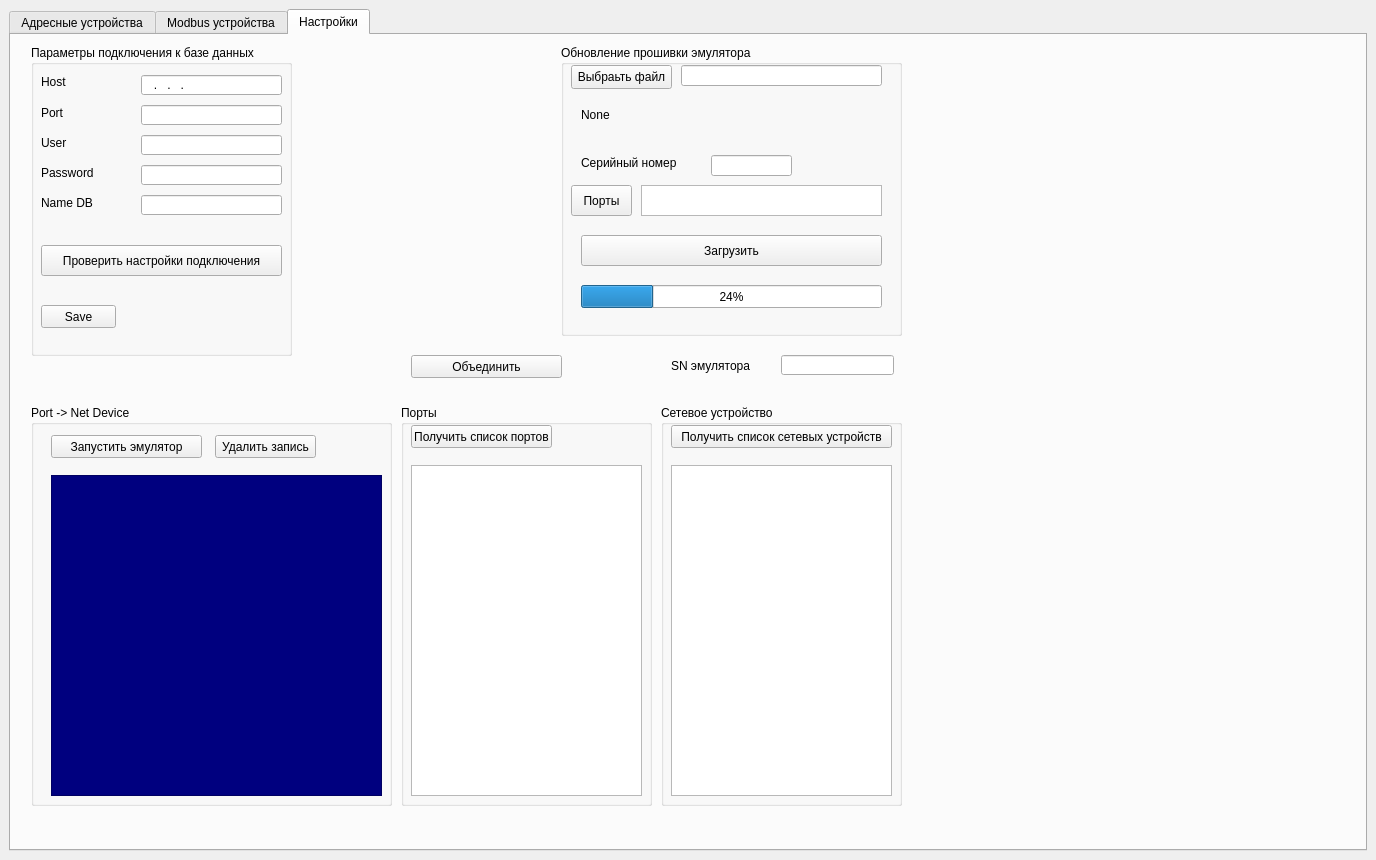
<?xml version="1.0" encoding="UTF-8"?>
<ui version="4.0">
 <class>MainWindow</class>
 <widget class="QMainWindow" name="MainWindow">
  <property name="geometry">
   <rect>
    <x>0</x>
    <y>0</y>
    <width>1376</width>
    <height>860</height>
   </rect>
  </property>
  <property name="windowTitle">
   <string>MainWindow</string>
  </property>
  <property name="styleSheet">
   <string notr="true"/>
  </property>
  <widget class="QWidget" name="centralwidget">
   <layout class="QVBoxLayout" name="verticalLayout_2">
    <item>
     <widget class="QTabWidget" name="tabWidget">
      <property name="enabled">
       <bool>true</bool>
      </property>
      <property name="sizePolicy">
       <sizepolicy hsizetype="Expanding" vsizetype="Expanding">
        <horstretch>0</horstretch>
        <verstretch>0</verstretch>
       </sizepolicy>
      </property>
      <property name="minimumSize">
       <size>
        <width>1271</width>
        <height>800</height>
       </size>
      </property>
      <property name="styleSheet">
       <string notr="true"/>
      </property>
      <property name="tabShape">
       <enum>QTabWidget::TabShape::Rounded</enum>
      </property>
      <property name="currentIndex">
       <number>2</number>
      </property>
      <widget class="QWidget" name="ash_device_tab">
       <attribute name="title">
        <string>Адресные устройства</string>
       </attribute>
       <layout class="QVBoxLayout" name="verticalLayout_3">
        <item>
         <layout class="QHBoxLayout" name="horizontalLayout">
          <property name="spacing">
           <number>6</number>
          </property>
          <property name="sizeConstraint">
           <enum>QLayout::SizeConstraint::SetDefaultConstraint</enum>
          </property>
          <item>
           <widget class="QGroupBox" name="ash_chenge_state_device_groupBox">
            <property name="sizePolicy">
             <sizepolicy hsizetype="Fixed" vsizetype="Fixed">
              <horstretch>0</horstretch>
              <verstretch>0</verstretch>
             </sizepolicy>
            </property>
            <property name="minimumSize">
             <size>
              <width>489</width>
              <height>131</height>
             </size>
            </property>
            <property name="title">
             <string>Cостояния устройства</string>
            </property>
            <widget class="QWidget" name="verticalLayoutWidget">
             <property name="geometry">
              <rect>
               <x>10</x>
               <y>20</y>
               <width>471</width>
               <height>101</height>
              </rect>
             </property>
             <layout class="QVBoxLayout" name="ash_v_layer_state_dev_layout">
              <property name="spacing">
               <number>0</number>
              </property>
              <item>
               <layout class="QHBoxLayout" name="ash_h_top_state_dev_layout">
                <property name="spacing">
                 <number>0</number>
                </property>
               </layout>
              </item>
              <item>
               <layout class="QHBoxLayout" name="ash_h_center_state_dev_layout">
                <property name="spacing">
                 <number>0</number>
                </property>
               </layout>
              </item>
              <item>
               <layout class="QHBoxLayout" name="ash_h_bottom_state_dev_layout">
                <property name="spacing">
                 <number>0</number>
                </property>
               </layout>
              </item>
             </layout>
            </widget>
           </widget>
          </item>
          <item>
           <widget class="QGroupBox" name="groupBox">
            <property name="sizePolicy">
             <sizepolicy hsizetype="Fixed" vsizetype="Fixed">
              <horstretch>0</horstretch>
              <verstretch>0</verstretch>
             </sizepolicy>
            </property>
            <property name="minimumSize">
             <size>
              <width>270</width>
              <height>131</height>
             </size>
            </property>
            <property name="title">
             <string>Инфо.</string>
            </property>
            <widget class="QLabel" name="ash_port_lbl">
             <property name="geometry">
              <rect>
               <x>0</x>
               <y>20</y>
               <width>50</width>
               <height>20</height>
              </rect>
             </property>
             <property name="sizePolicy">
              <sizepolicy hsizetype="Fixed" vsizetype="Fixed">
               <horstretch>0</horstretch>
               <verstretch>0</verstretch>
              </sizepolicy>
             </property>
             <property name="minimumSize">
              <size>
               <width>50</width>
               <height>20</height>
              </size>
             </property>
             <property name="text">
              <string>Порт</string>
             </property>
             <property name="alignment">
              <set>Qt::AlignmentFlag::AlignCenter</set>
             </property>
            </widget>
            <widget class="QLabel" name="ash_port_info_lbl">
             <property name="geometry">
              <rect>
               <x>60</x>
               <y>20</y>
               <width>111</width>
               <height>20</height>
              </rect>
             </property>
             <property name="sizePolicy">
              <sizepolicy hsizetype="Fixed" vsizetype="Fixed">
               <horstretch>0</horstretch>
               <verstretch>0</verstretch>
              </sizepolicy>
             </property>
             <property name="minimumSize">
              <size>
               <width>50</width>
               <height>20</height>
              </size>
             </property>
             <property name="text">
              <string>None</string>
             </property>
            </widget>
            <widget class="QLabel" name="ash_net_dev_lbl">
             <property name="geometry">
              <rect>
               <x>10</x>
               <y>40</y>
               <width>80</width>
               <height>20</height>
              </rect>
             </property>
             <property name="sizePolicy">
              <sizepolicy hsizetype="Fixed" vsizetype="Fixed">
               <horstretch>0</horstretch>
               <verstretch>0</verstretch>
              </sizepolicy>
             </property>
             <property name="minimumSize">
              <size>
               <width>80</width>
               <height>20</height>
              </size>
             </property>
             <property name="text">
              <string>Сетевое уc-во</string>
             </property>
            </widget>
            <widget class="QLabel" name="ash_net_dev_info_lbl">
             <property name="geometry">
              <rect>
               <x>100</x>
               <y>40</y>
               <width>150</width>
               <height>20</height>
              </rect>
             </property>
             <property name="sizePolicy">
              <sizepolicy hsizetype="Fixed" vsizetype="Fixed">
               <horstretch>0</horstretch>
               <verstretch>0</verstretch>
              </sizepolicy>
             </property>
             <property name="minimumSize">
              <size>
               <width>150</width>
               <height>20</height>
              </size>
             </property>
             <property name="text">
              <string>None</string>
             </property>
            </widget>
           </widget>
          </item>
          <item>
           <layout class="QGridLayout" name="_2">
            <property name="sizeConstraint">
             <enum>QLayout::SizeConstraint::SetMinimumSize</enum>
            </property>
           </layout>
          </item>
          <item>
           <widget class="QGroupBox" name="ash_choice_net_dev_groupBox">
            <property name="sizePolicy">
             <sizepolicy hsizetype="Fixed" vsizetype="Fixed">
              <horstretch>0</horstretch>
              <verstretch>0</verstretch>
             </sizepolicy>
            </property>
            <property name="minimumSize">
             <size>
              <width>221</width>
              <height>131</height>
             </size>
            </property>
            <property name="title">
             <string>Сетевой контроллер</string>
            </property>
            <widget class="QListWidget" name="ash_out_net_dev_listWidget">
             <property name="geometry">
              <rect>
               <x>10</x>
               <y>20</y>
               <width>201</width>
               <height>101</height>
              </rect>
             </property>
            </widget>
           </widget>
          </item>
          <item>
           <spacer name="horizontalSpacer">
            <property name="orientation">
             <enum>Qt::Orientation::Horizontal</enum>
            </property>
            <property name="sizeHint" stdset="0">
             <size>
              <width>40</width>
              <height>20</height>
             </size>
            </property>
           </spacer>
          </item>
         </layout>
        </item>
        <item>
         <widget class="QTableWidget" name="ash_devices_tableWidget">
          <property name="minimumSize">
           <size>
            <width>1247</width>
            <height>614</height>
           </size>
          </property>
         </widget>
        </item>
       </layout>
      </widget>
      <widget class="QWidget" name="modbus_device_tab">
       <attribute name="title">
        <string>Modbus устройства</string>
       </attribute>
       <widget class="QTableWidget" name="mb_devices_tableWidget">
        <property name="geometry">
         <rect>
          <x>0</x>
          <y>150</y>
          <width>1351</width>
          <height>671</height>
         </rect>
        </property>
       </widget>
       <widget class="QGroupBox" name="mb_choice_net_dev_groupBox">
        <property name="geometry">
         <rect>
          <x>770</x>
          <y>10</y>
          <width>221</width>
          <height>131</height>
         </rect>
        </property>
        <property name="title">
         <string>Сетевой контроллер</string>
        </property>
        <widget class="QListWidget" name="mb_out_net_dev_listWidget">
         <property name="geometry">
          <rect>
           <x>10</x>
           <y>20</y>
           <width>201</width>
           <height>101</height>
          </rect>
         </property>
        </widget>
       </widget>
       <widget class="QGroupBox" name="mb_chenge_state_device_groupBox">
        <property name="geometry">
         <rect>
          <x>10</x>
          <y>10</y>
          <width>489</width>
          <height>131</height>
         </rect>
        </property>
        <property name="title">
         <string>Состояния устройства</string>
        </property>
        <widget class="QWidget" name="verticalLayoutWidget_2">
         <property name="geometry">
          <rect>
           <x>10</x>
           <y>20</y>
           <width>471</width>
           <height>101</height>
          </rect>
         </property>
         <layout class="QVBoxLayout" name="v_layer_state_dev_layout_2">
          <property name="spacing">
           <number>0</number>
          </property>
          <item>
           <layout class="QHBoxLayout" name="mb_h_top_state_dev_layout"/>
          </item>
          <item>
           <layout class="QHBoxLayout" name="mb_h_center_state_dev_layout"/>
          </item>
          <item>
           <layout class="QHBoxLayout" name="mb_h_bottom_state_dev_layout"/>
          </item>
         </layout>
        </widget>
       </widget>
       <widget class="QWidget" name="layoutWidget">
        <property name="geometry">
         <rect>
          <x>630</x>
          <y>110</y>
          <width>2</width>
          <height>2</height>
         </rect>
        </property>
        <layout class="QHBoxLayout" name="ash_h_bottom_state_dev_layout_3">
         <property name="spacing">
          <number>0</number>
         </property>
        </layout>
       </widget>
       <widget class="QGroupBox" name="mb_info_groupBox">
        <property name="geometry">
         <rect>
          <x>510</x>
          <y>10</y>
          <width>251</width>
          <height>131</height>
         </rect>
        </property>
        <property name="title">
         <string>Инфо.</string>
        </property>
        <widget class="QLabel" name="mb_port_lbl">
         <property name="geometry">
          <rect>
           <x>10</x>
           <y>20</y>
           <width>49</width>
           <height>16</height>
          </rect>
         </property>
         <property name="text">
          <string>Порт</string>
         </property>
        </widget>
        <widget class="QLabel" name="mb_port_info_lbl">
         <property name="geometry">
          <rect>
           <x>70</x>
           <y>20</y>
           <width>71</width>
           <height>16</height>
          </rect>
         </property>
         <property name="text">
          <string>None</string>
         </property>
        </widget>
        <widget class="QLabel" name="mb_net_dev_lbl">
         <property name="geometry">
          <rect>
           <x>10</x>
           <y>40</y>
           <width>91</width>
           <height>16</height>
          </rect>
         </property>
         <property name="text">
          <string>Сетевое ус-во</string>
         </property>
        </widget>
        <widget class="QLabel" name="mb_net_dev_info_lbl">
         <property name="geometry">
          <rect>
           <x>110</x>
           <y>40</y>
           <width>131</width>
           <height>16</height>
          </rect>
         </property>
         <property name="text">
          <string>None</string>
         </property>
        </widget>
       </widget>
      </widget>
      <widget class="QWidget" name="settings_tab">
       <attribute name="title">
        <string>Настройки</string>
       </attribute>
       <widget class="QGroupBox" name="port_and_ne_dev_groupBox">
        <property name="geometry">
         <rect>
          <x>20</x>
          <y>370</y>
          <width>361</width>
          <height>401</height>
         </rect>
        </property>
        <property name="sizePolicy">
         <sizepolicy hsizetype="Fixed" vsizetype="Fixed">
          <horstretch>0</horstretch>
          <verstretch>0</verstretch>
         </sizepolicy>
        </property>
        <property name="styleSheet">
         <string notr="true"/>
        </property>
        <property name="title">
         <string>Port -&gt; Net Device</string>
        </property>
        <widget class="QTableWidget" name="port_and_net_dev_tableWidget">
         <property name="geometry">
          <rect>
           <x>20</x>
           <y>70</y>
           <width>331</width>
           <height>321</height>
          </rect>
         </property>
         <property name="styleSheet">
          <string notr="true">QHeaderView::section:horizontal {
    color: #fff;
    background-color: rgb(0, 85, 127);
 }
QTableWidget {
	background-color: rgb(0, 0, 127);
	color: rgb(85, 255, 0);
	font: 63 8pt &quot;Yu Gothic UI Semibold&quot;;
}
</string>
         </property>
        </widget>
        <widget class="QPushButton" name="start_emulator_btn">
         <property name="geometry">
          <rect>
           <x>20</x>
           <y>30</y>
           <width>151</width>
           <height>23</height>
          </rect>
         </property>
         <property name="styleSheet">
          <string notr="true"/>
         </property>
         <property name="text">
          <string>Запустить эмулятор</string>
         </property>
        </widget>
        <widget class="QPushButton" name="delete_line_btn">
         <property name="geometry">
          <rect>
           <x>184</x>
           <y>30</y>
           <width>101</width>
           <height>23</height>
          </rect>
         </property>
         <property name="styleSheet">
          <string notr="true"/>
         </property>
         <property name="text">
          <string>Удалить запись</string>
         </property>
        </widget>
       </widget>
       <widget class="QGroupBox" name="ports_groupBox">
        <property name="geometry">
         <rect>
          <x>390</x>
          <y>370</y>
          <width>251</width>
          <height>401</height>
         </rect>
        </property>
        <property name="sizePolicy">
         <sizepolicy hsizetype="Fixed" vsizetype="Fixed">
          <horstretch>0</horstretch>
          <verstretch>0</verstretch>
         </sizepolicy>
        </property>
        <property name="styleSheet">
         <string notr="true"/>
        </property>
        <property name="title">
         <string>Порты</string>
        </property>
        <widget class="QListWidget" name="ports_listWidget">
         <property name="geometry">
          <rect>
           <x>10</x>
           <y>60</y>
           <width>231</width>
           <height>331</height>
          </rect>
         </property>
         <property name="styleSheet">
          <string notr="true"/>
         </property>
        </widget>
        <widget class="QPushButton" name="get_ports_btn">
         <property name="geometry">
          <rect>
           <x>10</x>
           <y>20</y>
           <width>141</width>
           <height>23</height>
          </rect>
         </property>
         <property name="styleSheet">
          <string notr="true"/>
         </property>
         <property name="text">
          <string>Получить список портов</string>
         </property>
        </widget>
       </widget>
       <widget class="QGroupBox" name="net_dev_groupBox">
        <property name="geometry">
         <rect>
          <x>650</x>
          <y>370</y>
          <width>241</width>
          <height>401</height>
         </rect>
        </property>
        <property name="sizePolicy">
         <sizepolicy hsizetype="Fixed" vsizetype="Fixed">
          <horstretch>0</horstretch>
          <verstretch>0</verstretch>
         </sizepolicy>
        </property>
        <property name="styleSheet">
         <string notr="true"/>
        </property>
        <property name="title">
         <string>Сетевое устройство</string>
        </property>
        <widget class="QListWidget" name="net_dev_listWidget">
         <property name="geometry">
          <rect>
           <x>10</x>
           <y>60</y>
           <width>221</width>
           <height>331</height>
          </rect>
         </property>
         <property name="styleSheet">
          <string notr="true"/>
         </property>
        </widget>
        <widget class="QPushButton" name="get_net_dev_btn">
         <property name="geometry">
          <rect>
           <x>10</x>
           <y>20</y>
           <width>221</width>
           <height>23</height>
          </rect>
         </property>
         <property name="styleSheet">
          <string notr="true"/>
         </property>
         <property name="text">
          <string>Получить список сетевых устройств</string>
         </property>
        </widget>
       </widget>
       <widget class="QGroupBox" name="groupBox_2">
        <property name="geometry">
         <rect>
          <x>20</x>
          <y>10</y>
          <width>261</width>
          <height>311</height>
         </rect>
        </property>
        <property name="sizePolicy">
         <sizepolicy hsizetype="Fixed" vsizetype="Fixed">
          <horstretch>0</horstretch>
          <verstretch>0</verstretch>
         </sizepolicy>
        </property>
        <property name="minimumSize">
         <size>
          <width>261</width>
          <height>311</height>
         </size>
        </property>
        <property name="styleSheet">
         <string notr="true"/>
        </property>
        <property name="title">
         <string>Параметры подключения к базе данных</string>
        </property>
        <widget class="QLabel" name="port_db_lbl">
         <property name="geometry">
          <rect>
           <x>10</x>
           <y>60</y>
           <width>47</width>
           <height>16</height>
          </rect>
         </property>
         <property name="styleSheet">
          <string notr="true"/>
         </property>
         <property name="text">
          <string>Port</string>
         </property>
        </widget>
        <widget class="QLabel" name="host_db_lbl">
         <property name="geometry">
          <rect>
           <x>10</x>
           <y>30</y>
           <width>47</width>
           <height>14</height>
          </rect>
         </property>
         <property name="styleSheet">
          <string notr="true"/>
         </property>
         <property name="text">
          <string>Host</string>
         </property>
        </widget>
        <widget class="QLabel" name="user_db_lbl">
         <property name="geometry">
          <rect>
           <x>10</x>
           <y>90</y>
           <width>51</width>
           <height>16</height>
          </rect>
         </property>
         <property name="styleSheet">
          <string notr="true"/>
         </property>
         <property name="text">
          <string>User</string>
         </property>
        </widget>
        <widget class="QLabel" name="pass_db_lbl">
         <property name="geometry">
          <rect>
           <x>10</x>
           <y>120</y>
           <width>61</width>
           <height>16</height>
          </rect>
         </property>
         <property name="styleSheet">
          <string notr="true"/>
         </property>
         <property name="text">
          <string>Password</string>
         </property>
        </widget>
        <widget class="QLabel" name="name_db_lbl">
         <property name="geometry">
          <rect>
           <x>10</x>
           <y>150</y>
           <width>61</width>
           <height>16</height>
          </rect>
         </property>
         <property name="styleSheet">
          <string notr="true"/>
         </property>
         <property name="text">
          <string>Name DB</string>
         </property>
        </widget>
        <widget class="QLineEdit" name="host_db_lineEdit">
         <property name="geometry">
          <rect>
           <x>110</x>
           <y>30</y>
           <width>141</width>
           <height>20</height>
          </rect>
         </property>
         <property name="toolTip">
          <string>&lt;html&gt;&lt;head/&gt;&lt;body&gt;&lt;p&gt;Адрес (IP4) подключения к БД&lt;/p&gt;&lt;/body&gt;&lt;/html&gt;</string>
         </property>
         <property name="styleSheet">
          <string notr="true"/>
         </property>
         <property name="inputMask">
          <string>000\.000\.000\.000</string>
         </property>
         <property name="text">
          <string>...</string>
         </property>
        </widget>
        <widget class="QLineEdit" name="port_db_lineEdit">
         <property name="geometry">
          <rect>
           <x>110</x>
           <y>60</y>
           <width>141</width>
           <height>20</height>
          </rect>
         </property>
         <property name="toolTip">
          <string>&lt;html&gt;&lt;head/&gt;&lt;body&gt;&lt;p&gt;Номер порта должен быть в диапазоне &lt;span style=&quot; font-family:'JetBrains Mono','monospace'; font-size:10pt; font-weight:600; font-style:italic; color:#ff0000;&quot;&gt;1024-49151&lt;/span&gt;&lt;/p&gt;&lt;/body&gt;&lt;/html&gt;</string>
         </property>
         <property name="styleSheet">
          <string notr="true"/>
         </property>
         <property name="inputMask">
          <string>00009</string>
         </property>
         <property name="text">
          <string/>
         </property>
        </widget>
        <widget class="QLineEdit" name="user_db_lineEdit">
         <property name="geometry">
          <rect>
           <x>110</x>
           <y>90</y>
           <width>141</width>
           <height>20</height>
          </rect>
         </property>
         <property name="toolTip">
          <string>&lt;html&gt;&lt;head/&gt;&lt;body&gt;&lt;p&gt;Логин базы данных&lt;/p&gt;&lt;/body&gt;&lt;/html&gt;</string>
         </property>
         <property name="styleSheet">
          <string notr="true"/>
         </property>
         <property name="text">
          <string/>
         </property>
        </widget>
        <widget class="QLineEdit" name="pass_db_lineEdit">
         <property name="geometry">
          <rect>
           <x>110</x>
           <y>120</y>
           <width>141</width>
           <height>20</height>
          </rect>
         </property>
         <property name="toolTip">
          <string>&lt;html&gt;&lt;head/&gt;&lt;body&gt;&lt;p&gt;Пароль базы данных&lt;/p&gt;&lt;/body&gt;&lt;/html&gt;</string>
         </property>
         <property name="styleSheet">
          <string notr="true"/>
         </property>
         <property name="text">
          <string/>
         </property>
        </widget>
        <widget class="QLineEdit" name="name_db_lineEdit">
         <property name="geometry">
          <rect>
           <x>110</x>
           <y>150</y>
           <width>141</width>
           <height>20</height>
          </rect>
         </property>
         <property name="toolTip">
          <string>&lt;html&gt;&lt;head/&gt;&lt;body&gt;&lt;p&gt;Имя базы данных&lt;/p&gt;&lt;/body&gt;&lt;/html&gt;</string>
         </property>
         <property name="styleSheet">
          <string notr="true"/>
         </property>
         <property name="text">
          <string/>
         </property>
        </widget>
        <widget class="QPushButton" name="save_db_btn">
         <property name="geometry">
          <rect>
           <x>10</x>
           <y>260</y>
           <width>75</width>
           <height>23</height>
          </rect>
         </property>
         <property name="toolTip">
          <string>&lt;html&gt;&lt;head/&gt;&lt;body&gt;&lt;p&gt;Сохранение настроек для дальнейшей работы &lt;/p&gt;&lt;/body&gt;&lt;/html&gt;</string>
         </property>
         <property name="styleSheet">
          <string notr="true"/>
         </property>
         <property name="text">
          <string>Save</string>
         </property>
        </widget>
        <widget class="QPushButton" name="check_db_btn">
         <property name="geometry">
          <rect>
           <x>10</x>
           <y>200</y>
           <width>241</width>
           <height>31</height>
          </rect>
         </property>
         <property name="toolTip">
          <string>&lt;html&gt;&lt;head/&gt;&lt;body&gt;&lt;p&gt;Проверка подключения к базе данных&lt;/p&gt;&lt;/body&gt;&lt;/html&gt;</string>
         </property>
         <property name="styleSheet">
          <string notr="true"/>
         </property>
         <property name="text">
          <string>Проверить настройки подключения</string>
         </property>
        </widget>
       </widget>
       <widget class="QPushButton" name="join_btn">
        <property name="geometry">
         <rect>
          <x>400</x>
          <y>320</y>
          <width>151</width>
          <height>23</height>
         </rect>
        </property>
        <property name="styleSheet">
         <string notr="true"/>
        </property>
        <property name="text">
         <string>Объединить</string>
        </property>
       </widget>
       <widget class="QLineEdit" name="sn_emulator_lineEdit">
        <property name="geometry">
         <rect>
          <x>770</x>
          <y>320</y>
          <width>113</width>
          <height>20</height>
         </rect>
        </property>
       </widget>
       <widget class="QLabel" name="label">
        <property name="geometry">
         <rect>
          <x>660</x>
          <y>320</y>
          <width>81</width>
          <height>21</height>
         </rect>
        </property>
        <property name="text">
         <string>SN эмулятора</string>
        </property>
       </widget>
       <widget class="QGroupBox" name="groupBox_3">
        <property name="geometry">
         <rect>
          <x>550</x>
          <y>10</y>
          <width>341</width>
          <height>291</height>
         </rect>
        </property>
        <property name="title">
         <string>Обновление прошивки эмулятора</string>
        </property>
        <widget class="QPushButton" name="update_firmware_btn">
         <property name="geometry">
          <rect>
           <x>20</x>
           <y>190</y>
           <width>301</width>
           <height>31</height>
          </rect>
         </property>
         <property name="text">
          <string>Загрузить</string>
         </property>
        </widget>
        <widget class="QProgressBar" name="loading_progressBar">
         <property name="geometry">
          <rect>
           <x>20</x>
           <y>240</y>
           <width>301</width>
           <height>23</height>
          </rect>
         </property>
         <property name="value">
          <number>24</number>
         </property>
        </widget>
        <widget class="QLineEdit" name="sn_skau_lineEdit">
         <property name="geometry">
          <rect>
           <x>150</x>
           <y>110</y>
           <width>81</width>
           <height>21</height>
          </rect>
         </property>
        </widget>
        <widget class="QLabel" name="label_2">
         <property name="geometry">
          <rect>
           <x>20</x>
           <y>110</y>
           <width>111</width>
           <height>16</height>
          </rect>
         </property>
         <property name="text">
          <string>Серийный номер</string>
         </property>
        </widget>
        <widget class="QLineEdit" name="path_lineEdit">
         <property name="geometry">
          <rect>
           <x>120</x>
           <y>20</y>
           <width>201</width>
           <height>21</height>
          </rect>
         </property>
        </widget>
        <widget class="QListWidget" name="port_loading_listWidget">
         <property name="geometry">
          <rect>
           <x>80</x>
           <y>140</y>
           <width>241</width>
           <height>31</height>
          </rect>
         </property>
        </widget>
        <widget class="QPushButton" name="file_selection_btn">
         <property name="geometry">
          <rect>
           <x>10</x>
           <y>20</y>
           <width>101</width>
           <height>24</height>
          </rect>
         </property>
         <property name="text">
          <string>Выбраьть файл</string>
         </property>
        </widget>
        <widget class="QPushButton" name="port_emul_btn">
         <property name="geometry">
          <rect>
           <x>10</x>
           <y>140</y>
           <width>61</width>
           <height>31</height>
          </rect>
         </property>
         <property name="text">
          <string>Порты</string>
         </property>
        </widget>
        <widget class="QLabel" name="path_info_lbl">
         <property name="geometry">
          <rect>
           <x>20</x>
           <y>60</y>
           <width>301</width>
           <height>20</height>
          </rect>
         </property>
         <property name="text">
          <string>None</string>
         </property>
        </widget>
       </widget>
      </widget>
     </widget>
    </item>
   </layout>
  </widget>
 </widget>
 <resources/>
 <connections/>
</ui>
